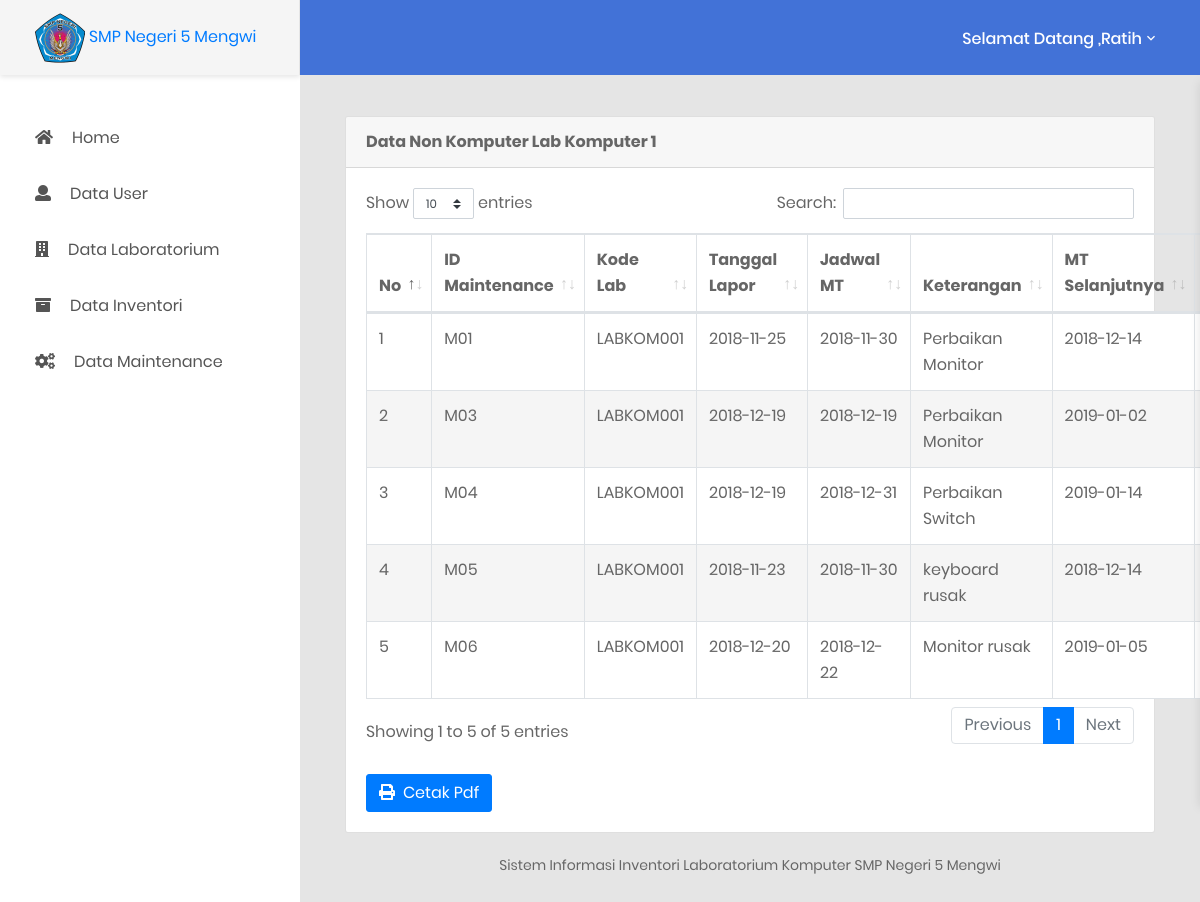
Page /pages/admin/Laporan-maintenance.php?kd_lab=LABKOM001 (signed in) on the earlier database version.
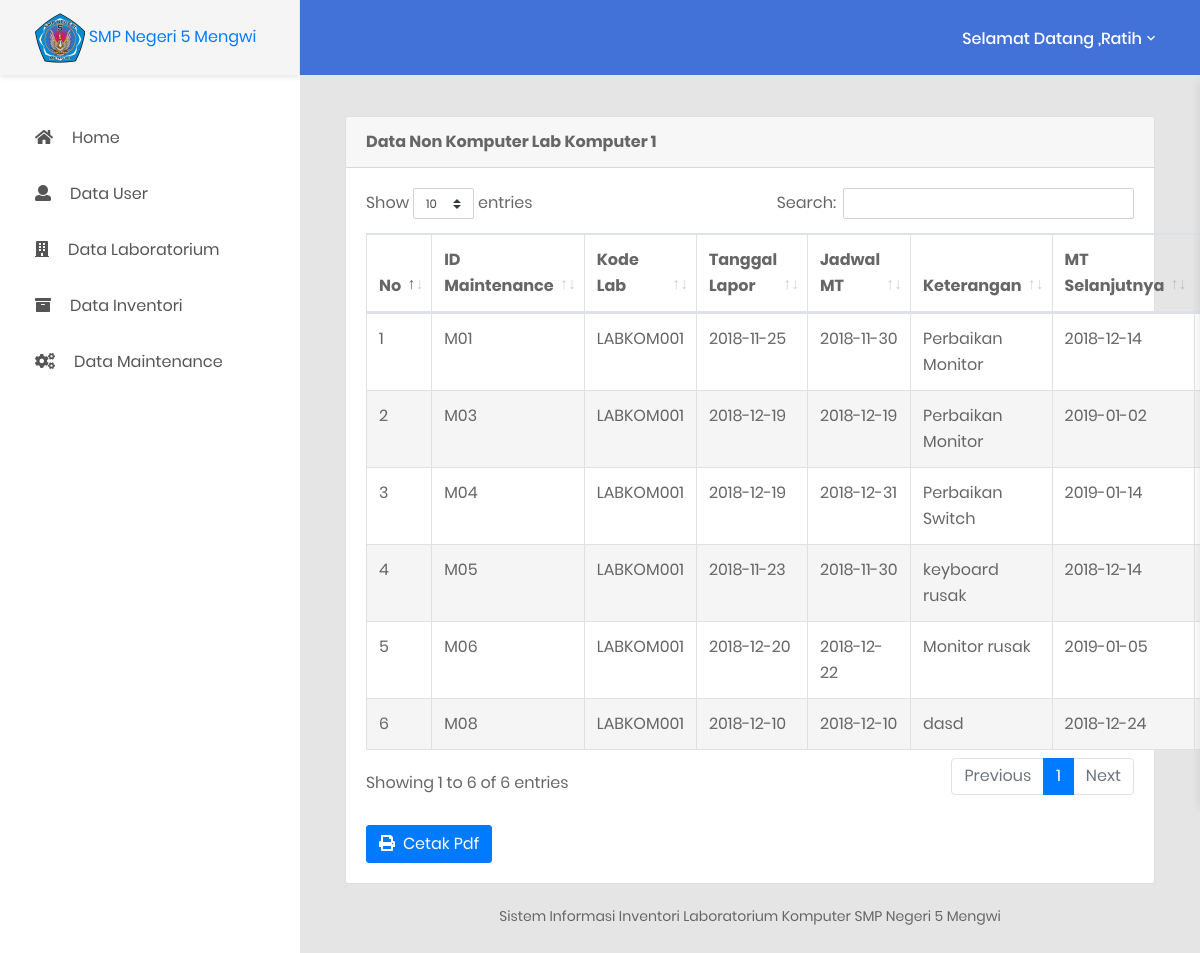
Same page on the later database version.
### tables this page shows
CREATE TABLE `tabel_laboratorium`  (
  `kd_lab` varchar(10) NOT NULL,
  `id_user` varchar(10) NOT NULL,
  `nama_lab` varchar(50) NOT NULL,
  `status` varchar(30) NOT NULL,
  PRIMARY KEY (`kd_lab`) USING BTREE,
  INDEX `id_user`(`id_user`) USING BTREE,
  CONSTRAINT `tabel_laboratorium_ibfk_1` FOREIGN KEY (`id_user`) REFERENCES `tabel_admin` (`id_user`) ON DELETE RESTRICT ON UPDATE RESTRICT
);

CREATE TABLE `tabel_maintenance`  (
  `kd_maintenance` varchar(10) NOT NULL,
  `kd_inventori` varchar(20) NOT NULL,
  `kd_komputer` varchar(20) NOT NULL,
  `kd_lab` varchar(10) NOT NULL,
  `id_user` varchar(10) NOT NULL,
  `tanggal_lapor` date NOT NULL,
  `jadwal_maintenance` date NOT NULL,
  `maintenance_selanjutnya` date NOT NULL,
  `keterangan` varchar(100) NOT NULL,
  `status` varchar(30) NOT NULL,
  PRIMARY KEY (`kd_maintenance`) USING BTREE,
  INDEX `kd_inventori`(`kd_inventori`) USING BTREE,
  INDEX `kd_komputer`(`kd_komputer`) USING BTREE,
  INDEX `kd_lab`(`kd_lab`) USING BTREE,
  INDEX `id_user`(`id_user`) USING BTREE,
  CONSTRAINT `tabel_maintenance_ibfk_3` FOREIGN KEY (`kd_lab`) REFERENCES `tabel_laboratorium` (`kd_lab`) ON DELETE RESTRICT ON UPDATE RESTRICT,
  CONSTRAINT `tabel_maintenance_ibfk_4` FOREIGN KEY (`id_user`) REFERENCES `tabel_admin` (`id_user`) ON DELETE RESTRICT ON UPDATE RESTRICT
);

### pages/admin/Laporan-maintenance.php (the view, shortened to what this page needs)
<?php
    $kd_lab = $_GET['kd_lab'];
?>
<!DOCTYPE html>
<html lang="en">
<body class="animsition">
    <div class="page-wrapper">
        <?php
       include "sidebar.php";
       ?>
        <div class="page-container">
            <div class="main-content">
                <div class="section__content section__content--p30">
                    <div class="container-fluid">
                        <div class="row">
                            <div class="col-lg-12">
                                <div class="card">
                                    <div class="card-header">
                                       <?php
                                        $query = "SELECT * from tabel_laboratorium where kd_lab ='$kd_lab'";
                                        $hasil = mysqli_query($db, $query);
                                        $data_lab = array();
                                        while ($row = mysqli_fetch_assoc($hasil)) {
                                        $data_lab[] = $row;
                                        }
                                        ?>
                                         <?php foreach ($data_lab as $data) :  ?>
                                        <strong>Data Non Komputer <?php echo $data['nama_lab']; ?></strong>
                                        <?php  endforeach ?>
                                    </div>
                                    <div class="card-body card-block">
                                      <table id="example" class="table table-striped table-bordered">
                                        <thead>
                                            <tr>
                                                <th width="10">No</th>
                                                <th>ID Maintenance</th>
                                                <th>Kode Lab</th>
                                                <th>Tanggal Lapor</th>
                                                <th>Jadwal MT</th>
                                                <th>Keterangan</th>
                                                <th>MT Selanjutnya</th>
                                                <th>Status</th>
                                            </tr>
                                        </thead>
                                         <?php
                                            $no=0;
                                            include "../../config/koneksi.php";
                                            $kd_lab = $data['kd_lab'];
                                            $query = "SELECT * FROM tabel_maintenance where kd_lab = '$kd_lab'";
                                            $hasil = mysqli_query($db, $query);
                                            $data_mt = array();
                                            while ($row = mysqli_fetch_assoc($hasil)) {
                                            $data_mt[] = $row;
                                            }
                                             ?>
                                        <tbody>
                                            <?php foreach ($data_mt as $data) :  ?>
                                            <tr>
                                                <td><?php $no++; echo "$no" ?></td>
                                                <td><?php echo $data['kd_maintenance']; ?></td>
                                                <td><?php echo $data['kd_lab']; ?></td>
                                                <td><?php echo $data['tanggal_lapor']; ?></td>
                                                <td><?php echo $data['jadwal_maintenance']; ?></td>
                                                <td><?php echo $data['keterangan']; ?></td>
                                                <td><?php echo $data['maintenance_selanjutnya']; ?></td>
                                                <td><?php echo $data['status']; ?></td>
                                           </tr>
                                       <?php endforeach ?>
                                        </tbody>
                                    </table>
                                   <a href="cetak-laporan-maintenance.php?kd_lab=<?php echo $data['kd_lab'] ?>" class="btn btn-primary" type="button" style="margin-top: 20px;"><i class="fa fa-print"></i>&nbsp Cetak Pdf</a>
                            </div>
                        </div>
                    </div>
                </div>
            </div>
        </div>
    </div>
    </div>
</body>
</html>

Differences in the rows shown:
added tabel_maintenance: kd_maintenance "M08", kd_lab "LABKOM001", tanggal_lapor "2018-12-10", jadwal_maintenance "2018-12-10", keterangan "dasd", maintenance_selanjutnya "2018-12-24"
Other differences:
text written by a page script: "Show entries Search: Showing 1 to 5 of 5 entries Previous 1 Next" → "Show entries Search: Showing 1 to 6 of 6 entries Previous 1 Next"
